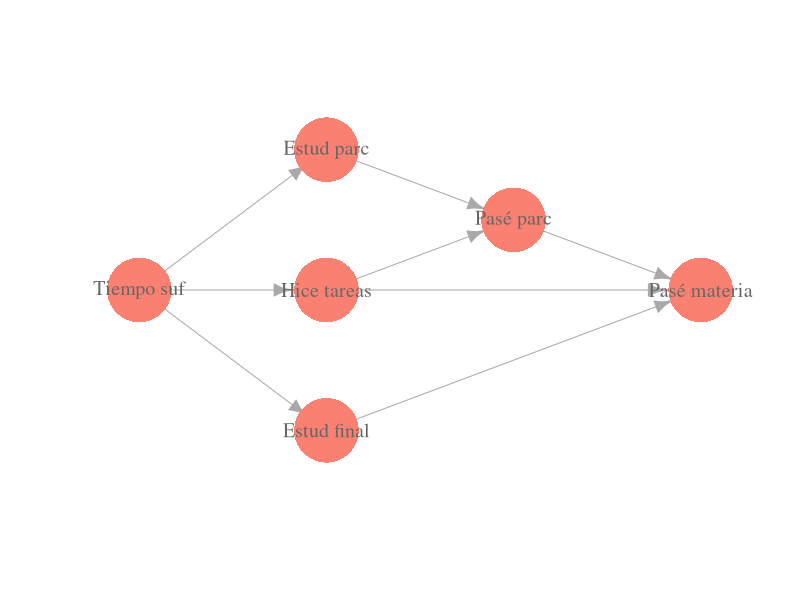

Recreate this plot in R.
## ---- chunk 1
library(igraph)
library(dplyr)
## ---- chunk 2
gr <- graph(c(1, 2, 1, 3, 1, 4, 2, 5, 3, 5, 3, 6, 4, 6, 5, 6))

plot(gr, 
     vertex.label = c('Tiempo suf', 'Estud parc', 'Hice tareas', 
                      'Estud final', 'Pasé parc', 'Pasé materia'), 
     layout = matrix(c(0, 0.5, 2, 1, 2, 0.5, 2, 0, 4, 0.75, 6, 0.5), byrow = TRUE, ncol = 2),
     vertex.size = 23, vertex.color = 'salmon', vertex.label.cex = 1.2,
     vertex.label.color = 'gray40', vertex.frame.color = NA, asp = 0.5, 
     edge.arrow.size = 1)
## ---- chunk 3
tiempo_suf <- c('sí','no')
estud_parc <- c('sí','no')
hice_tareas <- c('sí','no')
estud_final <- c('sí','no')
pase_parc <- c('sí','no')
pase_materia <- c('sí','no')
## ---- chunk 4
p_tiempo_suf <- expand.grid(tiempo_suficiente=tiempo_suf)
p_tiempo_suf$prob <- c(0.5, 0.5)
p_tiempo_suf
## ---- chunk 5
p_estud_parc <- expand.grid(tiempo_suficiente=tiempo_suf, 
                            estudie_parcial=estud_parc)
p_estud_parc$prob <- c(0.8, 0.4, 0.2, 0.6)
p_estud_parc
## ---- chunk 6
p_hice_tareas <- expand.grid(tiempo_suficiente=tiempo_suf, 
                            hice_tareas=hice_tareas)
p_hice_tareas$prob <- c(0.8, 0.2, 0.2, 0.8)
p_hice_tareas
## ---- chunk 7
p_estud_final <- expand.grid(tiempo_suficiente=tiempo_suf, 
                            estudie_final=estud_final)
p_estud_final$prob <- c(1, 0.3, 0, 0.7)
p_estud_final
## ---- chunk 8
p_pase_parc <- expand.grid(estudie_parcial=estud_parc, 
                           hice_tareas=hice_tareas, pase_parcial=pase_parc)
p_pase_parc$prob <- c(1, 0.6, 0.8, 0.4, 0, 0.4, 0.2, 0.6)
p_pase_parc
## ---- chunk 9
p_pase_mat <- expand.grid(pase_parcial=pase_parc, 
                          hice_tareas=hice_tareas,
                          estudie_final=estud_final,
                          pase_materia=pase_materia)
p_pase_mat$prob <- c(1, 0.7, 0.6, 0.5, 0.9, 0.6, 0.5, 0.3,
                     0, 0.3, 0.4, 0.5, 0.1, 0.4, 0.5, 0.7)
p_pase_mat
